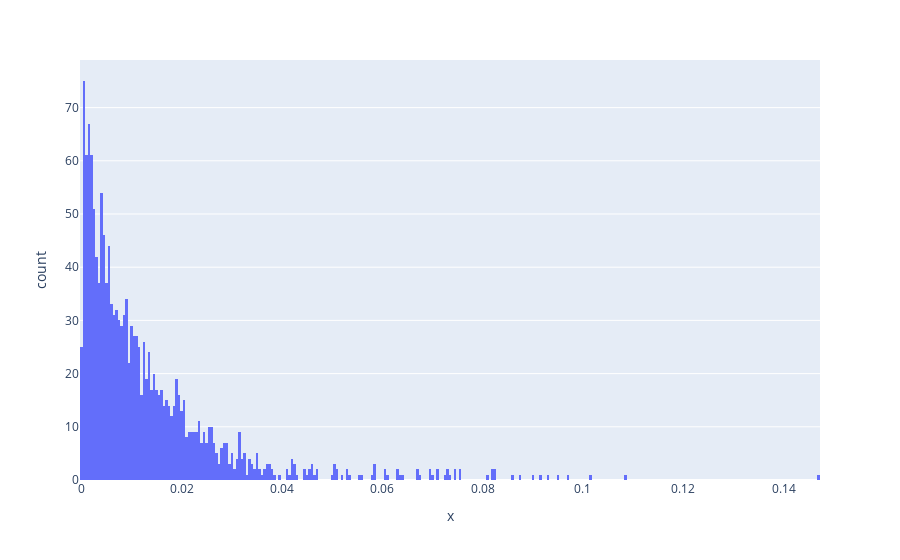

Here is the notebook cell this chart was saved with:
### Code cell
X_val_pred_anomalies = autoencoder.predict(X_val_anomalies)
mse = np.mean(np.square(X_val_anomalies - X_val_pred_anomalies), axis=(1, 2))
mae = np.abs(np.mean(X_val_anomalies - X_val_pred_anomalies, axis=(1,2)))
fig = px.histogram(x=mae, nbins=400)
fig.show()

### Figure 1 — Plotly figure (JSON) as saved in the notebook; plotly's stock layout.template omitted (floating-point values rounded to 4 significant figures; data arrays with more than 128 entries replaced by an {"elided": "..."} marker saying what was removed)
{"data": [{"alignmentgroup": "True", "bingroup": "x", "hovertemplate": "x=%{x}<br>count=%{y}<extra></extra>", "legendgroup": "", "marker": {"color": "#636efa", "pattern": {"shape": ""}}, "name": "", "nbinsx": 400, "offsetgroup": "", "orientation": "v", "showlegend": false, "type": "histogram", "x": {"elided": "1525 float values"}, "xaxis": "x", "yaxis": "y"}], "layout": {"barmode": "relative", "legend": {"tracegroupgap": 0}, "margin": {"t": 60}, "xaxis": {"anchor": "y", "domain": [0, 1], "title": {"text": "x"}}, "yaxis": {"anchor": "x", "domain": [0, 1], "title": {"text": "count"}}}}
